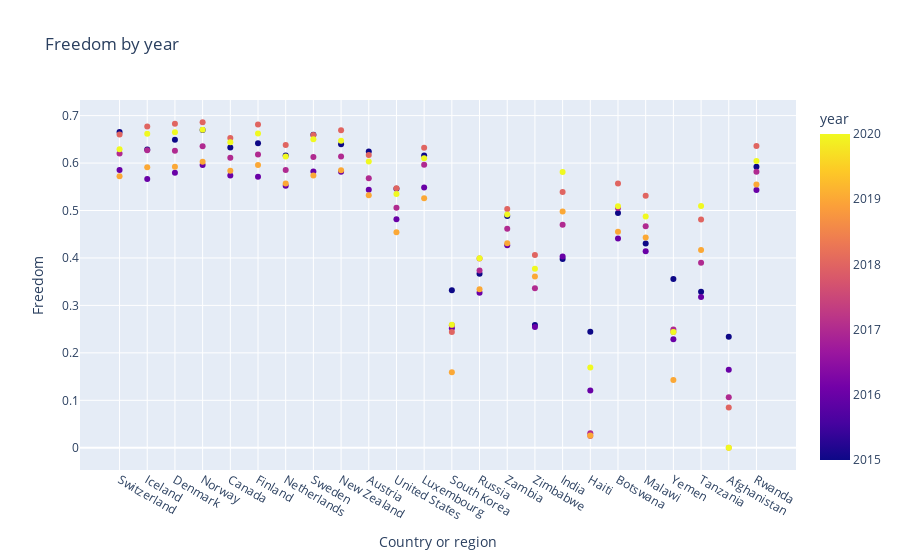

Here is the notebook cell this chart was saved with:
### Code cell
plot_scatter('Freedom')

### Figure 1 — Plotly figure (JSON) as saved in the notebook; plotly's stock layout.template omitted (floating-point values rounded to 4 significant figures; data arrays with more than 128 entries replaced by an {"elided": "..."} marker saying what was removed)
{"data": [{"hovertemplate": "Country or region=%{x}<br>Freedom=%{y}<br>year=%{marker.color}<extra></extra>", "legendgroup": "", "marker": {"color": {"elided": "144 int values"}, "coloraxis": "coloraxis", "symbol": "circle"}, "mode": "markers", "name": "", "orientation": "v", "showlegend": false, "type": "scatter", "x": {"elided": "144 str values"}, "xaxis": "x", "y": {"elided": "144 float values"}, "yaxis": "y"}], "layout": {"coloraxis": {"colorbar": {"title": {"text": "year"}}, "colorscale": [[0, "#0d0887"], [0.1111, "#46039f"], [0.2222, "#7201a8"], [0.3333, "#9c179e"], [0.4444, "#bd3786"], [0.5556, "#d8576b"], [0.6667, "#ed7953"], [0.7778, "#fb9f3a"], [0.8889, "#fdca26"], [1, "#f0f921"]]}, "legend": {"tracegroupgap": 0}, "title": {"text": "Freedom by year"}, "xaxis": {"anchor": "y", "domain": [0, 1], "title": {"text": "Country or region"}}, "yaxis": {"anchor": "x", "domain": [0, 1], "title": {"text": "Freedom"}}}}
